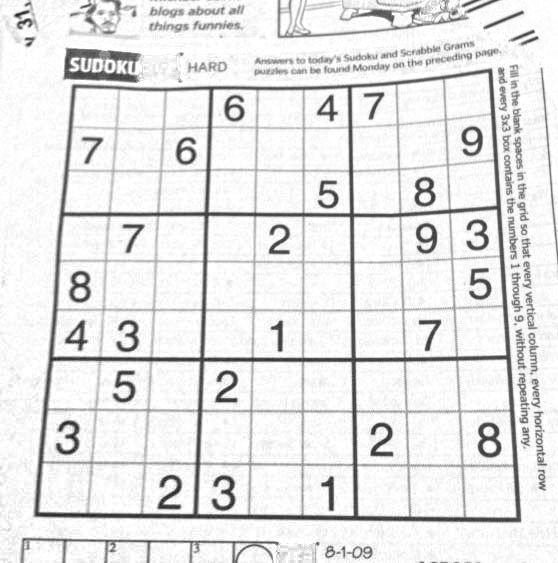
#> input picture 模式识别/作业1/images/sudoku.png, 558 x 563 px
$ python Harris.py   (older library calls are emulated)
#> lines starting #> are read from the running program, lines starting #| are printed output that depends on the picture; after the words box and inside, x2 and y2 are one past the last pixel; in counts of white or black regions, pixels touching at a corner belong together
#> further down, image is the input picture: shape (563, 558, 3); min 27, max 255, mean 229.5
import cv2
import numpy as np
import matplotlib.pyplot as plt


def harris_corners(image, block_size, ksize, k, threshold):
    # 灰度化图像
#> called with block_size = 3, ksize = 3, k = 0.04, threshold = 0.01
    gray = cv2.cvtColor(image, cv2.COLOR_BGR2GRAY)
    gray = np.float32(gray)

    # 计算x和y方向的梯度
    grad_x = cv2.Sobel(gray, cv2.CV_64F, 1, 0, ksize=ksize)
    grad_y = cv2.Sobel(gray, cv2.CV_64F, 0, 1, ksize=ksize)

    # 计算梯度的乘积和平方
    Ixx = grad_x ** 2
    Ixy = grad_x * grad_y
    Iyy = grad_y ** 2

    # 应用高斯滤波
    A = cv2.GaussianBlur(Ixx, (block_size, block_size), 0)
    B = cv2.GaussianBlur(Ixy, (block_size, block_size), 0)
    C = cv2.GaussianBlur(Iyy, (block_size, block_size), 0)

    # Harris角点响应
    det = A * C - B ** 2
    trace = A + C
    response = det - k * trace ** 2

    # 阈值化
    corners = response > threshold * response.max()
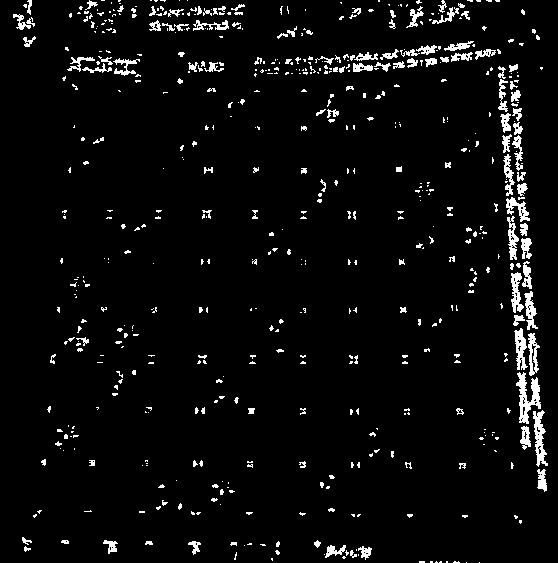
#> corners: shape (563, 558) bool; 4.4% white; 588 white regions (452 under 20 px), largest, box (x1, y1, x2, y2) and area: (516, 372, 541, 424) 598, (533, 410, 548, 467) 416, (514, 328, 528, 370) 316
    corners = np.array(corners, dtype=np.uint8)

    # 对角点进行标记
    result = image.copy()
    result[corners > 0] = [0, 0, 255]
#> result: shape (563, 558, 3); 4.39% of pixels changed, all inside (x1, y1, x2, y2) = (13, 0, 548, 563)

    return result


# 读取图像
image = cv2.imread('images/sudoku.png')

# 应用Harris角点检测
result_image = harris_corners(image, block_size=3, ksize=3, k=0.04, threshold=0.01)
# 显示结果
plt.imshow(cv2.cvtColor(result_image, cv2.COLOR_BGR2RGB))
plt.axis('off')
plt.show()
# 保存结果
cv2.imwrite('results/sudoku_keypoints.jpg', result_image)

# 读取图像
image1 = cv2.imread('images/uttower1.jpg')
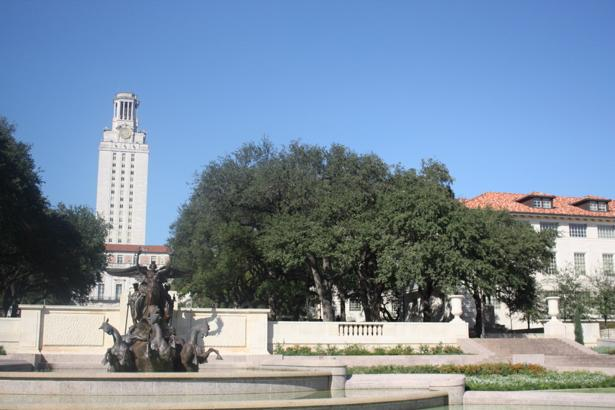
#> input picture 模式识别/作业1/images/uttower1.jpg, 615 x 410 px
#> image1 is the input picture: shape (410, 615, 3); mean B, G, R 159, 140, 121.9
image2 = cv2.imread('images/uttower2.jpg')
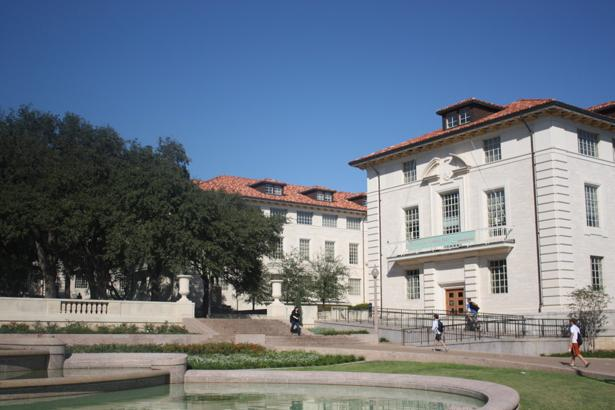
#> input picture 模式识别/作业1/images/uttower2.jpg, 615 x 410 px
#> image2 is the input picture: shape (410, 615, 3); mean B, G, R 132.1, 118.9, 107.7

# 提取关键点
result_image1 = harris_corners(image1, block_size=3, ksize=3, k=0.04, threshold=0.01)
#> call 2 of harris_corners, with block_size = 3, ksize = 3, k = 0.04, threshold = 0.01
#> in harris_corners (call 2), `response = det - k * trace ** 2`:
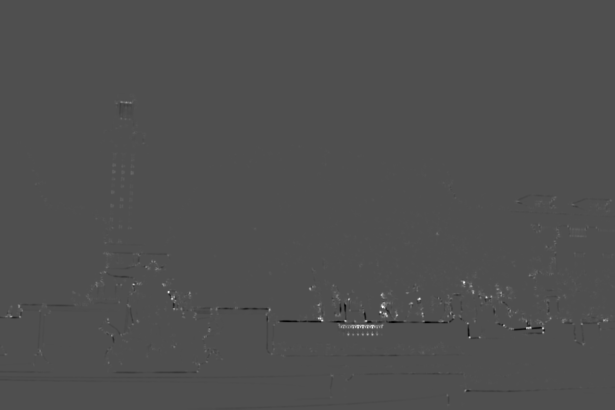
#> response: shape (410, 615) float64; min -8.94e+09, max 1.98e+10, mean 19309237.4; drawn with min black and max white
#> in harris_corners (call 2), `corners = response > threshold * response.max()`: corners: shape (410, 615) bool; 3.4% white in thin lines or dots, all inside (x1, y1, x2, y2) = (1, 94, 615, 407)
#> in harris_corners (call 2), `result[corners > 0] = [0, 0, 255]`:
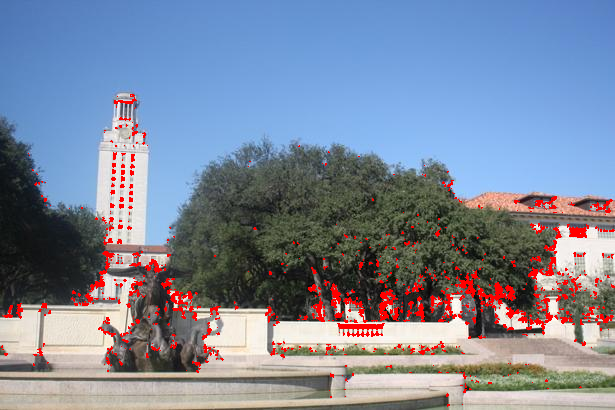
#> result: shape (410, 615, 3); 3.4% of pixels changed, all inside (x1, y1, x2, y2) = (1, 94, 615, 407)
result_image2 = harris_corners(image2, block_size=3, ksize=3, k=0.04, threshold=0.01)
#> call 3 of harris_corners, with block_size = 3, ksize = 3, k = 0.04, threshold = 0.01
#> in harris_corners (call 3), `Ixy = grad_x * grad_y`:
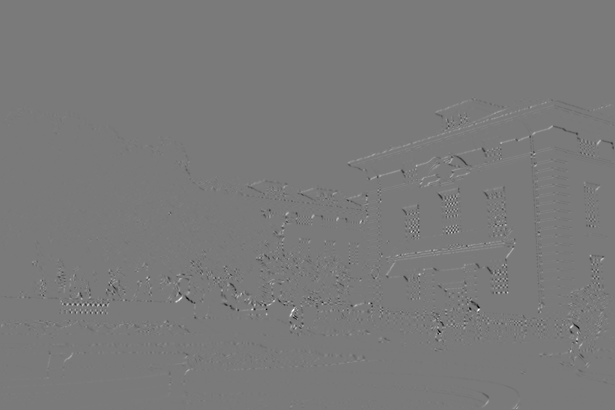
#> Ixy: shape (410, 615) float64; min -260337, max 282057, mean -14.7; drawn with min black and max white
#> in harris_corners (call 3), `corners = response > threshold * response.max()`:
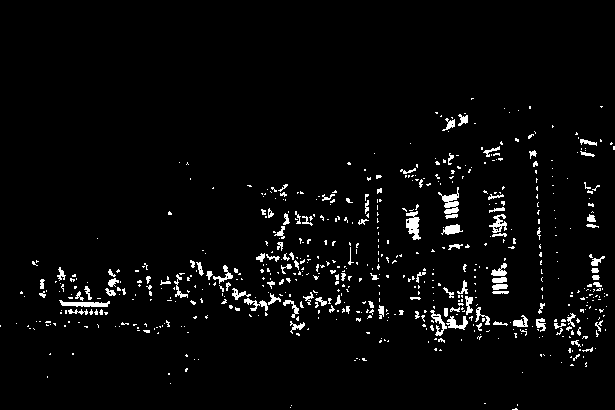
#> corners: shape (410, 615) bool; 3.4% white in thin lines or dots, all inside (x1, y1, x2, y2) = (0, 98, 615, 410)

# 保存结果
cv2.imwrite('results/uttower1_keypoints.jpg', result_image1)
cv2.imwrite('results/uttower2_keypoints.jpg', result_image2)
